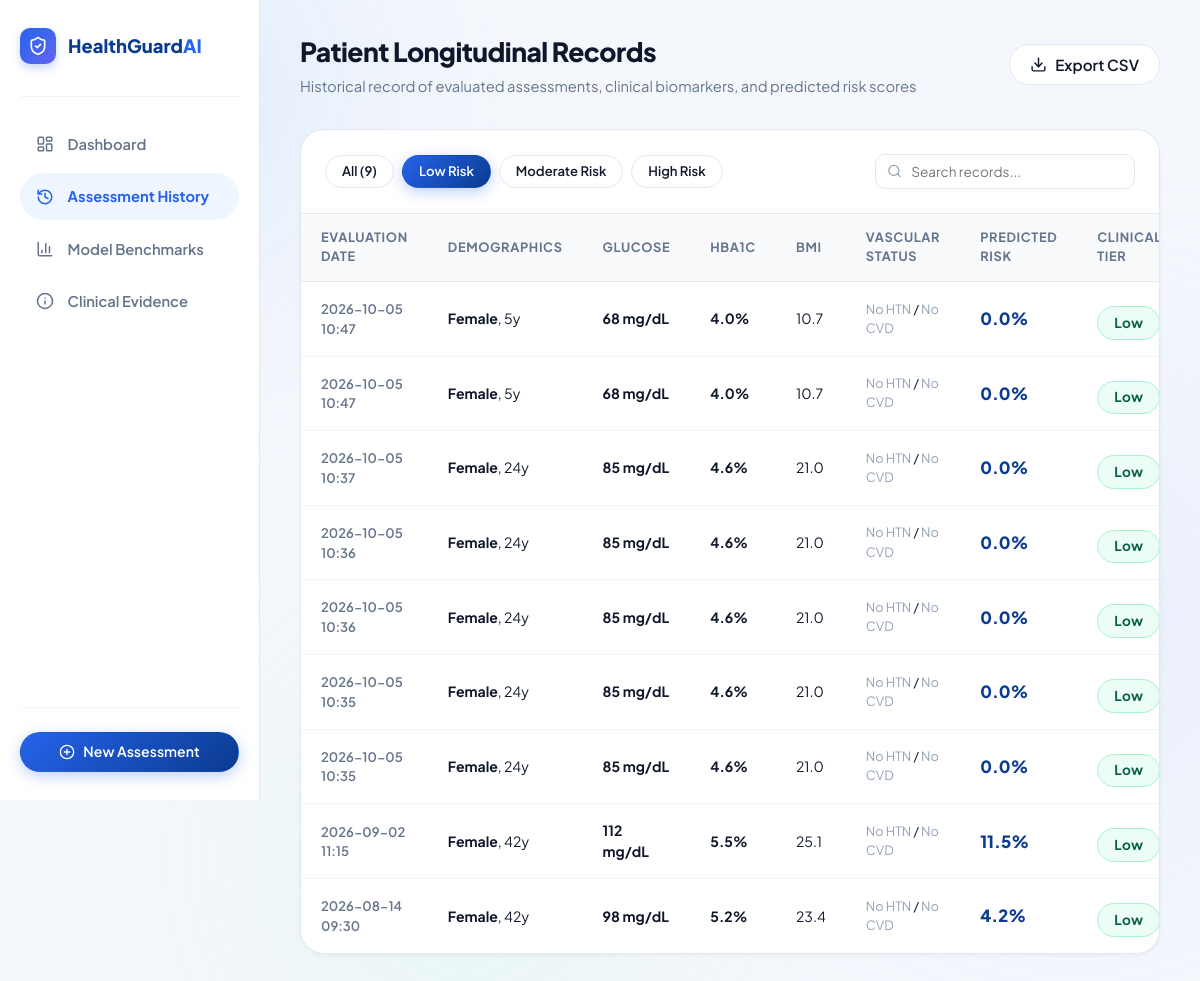
Screenshot of /history?risk=Low (signed in) with the database file from the repository.
### tables this page shows
CREATE TABLE predictions (
        id INTEGER PRIMARY KEY AUTOINCREMENT,
        user_id INTEGER NOT NULL,
        gender TEXT NOT NULL,
        age REAL NOT NULL,
        hypertension INTEGER NOT NULL,
        heart_disease INTEGER NOT NULL,
        smoking_history TEXT NOT NULL,
        bmi REAL NOT NULL,
        hba1c_level REAL NOT NULL,
        blood_glucose_level REAL NOT NULL,
        risk_probability REAL NOT NULL,
        risk_level TEXT NOT NULL,
        top_factors TEXT NOT NULL,
        created_at TIMESTAMP DEFAULT CURRENT_TIMESTAMP,
        FOREIGN KEY (user_id) REFERENCES users (id)
    );

### app.py (the view)
@app.route('/history')
@login_required
def history():
    db = get_db()
    risk_filter = request.args.get('risk', '').strip().capitalize()
    query = "SELECT * FROM predictions WHERE user_id = ?"
    params = [current_user.id]
    if risk_filter in ['Low', 'Moderate', 'High']:
        query += " AND risk_level = ?"
        params.append(risk_filter)
    query += " ORDER BY created_at DESC"
    rows = db.execute(query, params).fetchall()
    predictions = [dict(row) for row in rows]
    return render_template(
        'history.html',
        predictions=predictions,
        current_filter=risk_filter,
        total_count=len(predictions)
    )

### app.py (called while the page is built)
def get_db():
    db = getattr(g, '_database', None)
    if db is None:
        db = g._database = sqlite3.connect(DATABASE)
        db.row_factory = sqlite3.Row
    return db

@app.teardown_appcontext
def close_connection(exception):
    db = getattr(g, '_database', None)
    if db is not None:
        db.close()

@login_manager.user_loader
def load_user(user_id):
    return User.get_by_id(user_id)

    @staticmethod
    def get_by_id(user_id):
        db = get_db()
        row = db.execute("SELECT id, name, email, password_hash FROM users WHERE id = ?", (user_id,)).fetchone()
        if row:
            return User(row['id'], row['name'], row['email'], row['password_hash'])
        return None

### templates/history.html (shortened to what this page needs)
{% extends 'base.html' %}
{% block content %}
<div class="app-layout">
  <aside class="app-sidebar" aria-label="Sidebar Navigation">
    <div>
      <div class="sidebar-brand">
        <div class="brand-icon-box">
          <i data-lucide="shield-check" style="width: 20px; height: 20px;"></i>
        </div>
        <span style="font-weight: 800; font-size: 1.15rem; color: var(--primarydark);">HealthGuard<span style="color: var(--primary);">AI</span></span>
      </div>
      <ul class="sidebar-nav">
        <li>
          <a href="{{ url_for('dashboard') }}" class="nav-item-link">
            <i data-lucide="layout-dashboard" style="width: 18px; height: 18px;"></i>
            <span>Dashboard</span>
          </a>
        </li>
        <li>
          <a href="{{ url_for('history') }}" class="nav-item-link active">
            <i data-lucide="history" style="width: 18px; height: 18px;"></i>
            <span>Assessment History</span>
          </a>
        </li>
        <li>
          <a href="{{ url_for('results') }}" class="nav-item-link">
            <i data-lucide="bar-chart-3" style="width: 18px; height: 18px;"></i>
            <span>Model Benchmarks</span>
          </a>
        </li>
        <li>
          <a href="{{ url_for('about') }}" class="nav-item-link">
            <i data-lucide="info" style="width: 18px; height: 18px;"></i>
            <span>Clinical Evidence</span>
          </a>
        </li>
      </ul>
    </div>
    <div class="sidebar-footer">
      <a href="{{ url_for('dashboard') }}" class="btn-pill btn-primary btn-full" style="font-size: 0.88rem; padding: 0.65rem 1rem;">
        <i data-lucide="plus-circle" style="width: 16px; height: 16px;"></i>
        <span>New Assessment</span>
      </a>
    </div>
  </aside>
  <main class="dashboard-main">
    <header class="dashboard-topbar">
      <div>
        <h1 class="greeting-title">Patient Longitudinal Records</h1>
        <p class="greeting-sub">Historical record of evaluated assessments, clinical biomarkers, and predicted risk scores</p>
      </div>
      <div class="topbar-actions">
        <a href="{{ url_for('export_history_csv') }}" class="btn-pill btn-secondary" style="padding: 0.6rem 1.25rem;">
          <i data-lucide="download" style="width: 17px; height: 17px;"></i>
          <span>Export CSV</span>
        </a>
      </div>
    </header>
    <div class="data-table-card">
      <div class="table-header-controls" style="flex-wrap: wrap; gap: 1rem;">
        <div class="filter-pills-row">
          <a href="{{ url_for('history') }}"
             class="btn-pill {% if not current_filter %}btn-primary{% else %}btn-secondary{% endif %}"
             style="padding: 0.45rem 1rem; font-size: 0.82rem;">All ({{ total_count }})</a>
          <a href="{{ url_for('history', risk='Low') }}"
             class="btn-pill {% if current_filter == 'Low' %}btn-primary{% else %}btn-secondary{% endif %}"
             style="padding: 0.45rem 1rem; font-size: 0.82rem;">Low Risk</a>
          <a href="{{ url_for('history', risk='Moderate') }}"
             class="btn-pill {% if current_filter == 'Moderate' %}btn-primary{% else %}btn-secondary{% endif %}"
             style="padding: 0.45rem 1rem; font-size: 0.82rem;">Moderate Risk</a>
          <a href="{{ url_for('history', risk='High') }}"
             class="btn-pill {% if current_filter == 'High' %}btn-primary{% else %}btn-secondary{% endif %}"
             style="padding: 0.45rem 1rem; font-size: 0.82rem;">High Risk</a>
        </div>
        <div style="position: relative; width: 260px;">
          <input type="text" id="tableSearchInput" onkeyup="filterHistoryTable()"
                 placeholder="Search records..." class="form-input" style="padding: 0.5rem 1rem 0.5rem 2.2rem; font-size: 0.85rem;">
          <span style="position: absolute; left: 0.75rem; top: 50%; transform: translateY(-50%); color: var(--textlight); display: flex;">
            <i data-lucide="search" style="width: 15px; height: 15px;"></i>
          </span>
        </div>
      </div>
      <div class="table-responsive">
        <table class="custom-table" id="historyTable">
          <thead>
            <tr>
              <th>Evaluation Date</th>
              <th>Demographics</th>
              <th>Glucose</th>
              <th>HbA1c</th>
              <th>BMI</th>
              <th>Vascular Status</th>
              <th>Predicted Risk</th>
              <th>Clinical Tier</th>
            </tr>
          </thead>
          <tbody>
            {% if predictions %}
              {% for p in predictions %}
              <tr>
                <td style="font-weight: 600; color: var(--textmuted); font-size: 0.82rem;">
                  {{ p.created_at[:16] }}
                </td>
                <td>
                  <strong>{{ p.gender }}</strong>, {{ p.age|round(0)|int }}y
                </td>
                <td>
                  <span style="font-weight: 700; color: {% if p.blood_glucose_level >= 140 %}var(--danger){% else %}var(--text){% endif %};">
                    {{ p.blood_glucose_level|round(0)|int }} mg/dL
                  </span>
                </td>
                <td>
                  <span style="font-weight: 700; color: {% if p.hba1c_level >= 6.5 %}var(--danger){% elif p.hba1c_level >= 5.7 %}var(--warning){% else %}var(--text){% endif %};">
                    {{ p.hba1c_level }}%
                  </span>
                </td>
                <td>
                  {{ p.bmi|round(1) }}
                </td>
                <td style="font-size: 0.80rem;">
                  {% if p.hypertension == 1 %}<span style="color: var(--danger); font-weight: 600;">HTN</span>{% else %}<span style="color: var(--textlight);">No HTN</span>{% endif %} /
                  {% if p.heart_disease == 1 %}<span style="color: var(--danger); font-weight: 600;">CVD</span>{% else %}<span style="color: var(--textlight);">No CVD</span>{% endif %}
                </td>
                <td>
                  <span style="font-size: 1.05rem; font-weight: 800; color: var(--primarydark);">
                    {{ p.risk_probability }}%
                  </span>
                </td>
                <td>
                  {% if p.risk_level == 'Low' %}
                    <span class="risk-badge risk-badge-low">Low</span>
                  {% elif p.risk_level == 'Moderate' %}
                    <span class="risk-badge risk-badge-moderate">Moderate</span>
                  {% else %}
                    <span class="risk-badge risk-badge-high">High Risk</span>
                  {% endif %}
                </td>
              </tr>
              {% endfor %}
            {% endif %}
          </tbody>
        </table>
      </div>
    </div>
  </main>
</div>
{% endblock %}

### rows the page displays
predictions: created_at "2026-10-05 10:47", gender "Female", age "5", blood_glucose_level "68", hba1c_level "4.0", bmi "10.7", hypertension "No HTN", heart_disease "No CVD", risk_probability "0.0", risk_level "Low"
predictions: created_at "2026-10-05 10:47", gender "Female", age "5", blood_glucose_level "68", hba1c_level "4.0", bmi "10.7", hypertension "No HTN", heart_disease "No CVD", risk_probability "0.0", risk_level "Low"
predictions: created_at "2026-10-05 10:37", gender "Female", age "24", blood_glucose_level "85", hba1c_level "4.6", bmi "21.0", hypertension "No HTN", heart_disease "No CVD", risk_probability "0.0", risk_level "Low"
predictions: created_at "2026-10-05 10:36", gender "Female", age "24", blood_glucose_level "85", hba1c_level "4.6", bmi "21.0", hypertension "No HTN", heart_disease "No CVD", risk_probability "0.0", risk_level "Low"
predictions: created_at "2026-10-05 10:36", gender "Female", age "24", blood_glucose_level "85", hba1c_level "4.6", bmi "21.0", hypertension "No HTN", heart_disease "No CVD", risk_probability "0.0", risk_level "Low"
predictions: created_at "2026-10-05 10:35", gender "Female", age "24", blood_glucose_level "85", hba1c_level "4.6", bmi "21.0", hypertension "No HTN", heart_disease "No CVD", risk_probability "0.0", risk_level "Low"
predictions: created_at "2026-10-05 10:35", gender "Female", age "24", blood_glucose_level "85", hba1c_level "4.6", bmi "21.0", hypertension "No HTN", heart_disease "No CVD", risk_probability "0.0", risk_level "Low"
predictions: created_at "2026-09-02 11:15", gender "Female", age "42", blood_glucose_level "112", hba1c_level "5.5", bmi "25.1", hypertension "No HTN", heart_disease "No CVD", risk_probability "11.5", risk_level "Low"
predictions: created_at "2026-08-14 09:30", gender "Female", age "42", blood_glucose_level "98", hba1c_level "5.2", bmi "23.4", hypertension "No HTN", heart_disease "No CVD", risk_probability "4.2", risk_level "Low"

### other values shown
{{ total_count }} "9"
